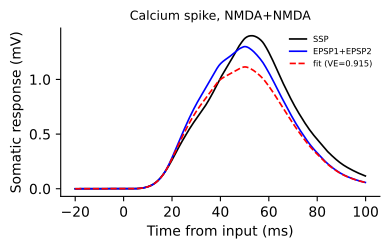

Source code (Python):
import csv
import os
from itertools import zip_longest
from pathlib import Path

import matplotlib.pyplot as plt
import numpy as np

ROOT = Path(__file__).resolve().parents[3]
DATA = ROOT / "nc_final_data" / "FigureS2" / "FigureS2_abc"
SOURCE = ROOT / "nc_final_source_data" / "FigureS2" / "FigureS2_abc"
PANELS = ['b3']
EVENTS = {"a": "Dendritic spike", "b": "Calcium spike", "c": "Plateau"}
PAIRS = {"1": "AMPA+AMPA", "2": "AMPA+NMDA", "3": "NMDA+NMDA"}


def calculate(panel):
    curves = np.load(DATA / ("FigureS2_" + panel) / "curves.npy", allow_pickle=False)
    if curves.ndim != 2 or curves.shape[1] != 4 or not np.isfinite(curves).all():
        raise ValueError("Unexpected plotted curve data")
    time, observed, linear, fit = (np.ascontiguousarray(curves[:, i]) for i in range(4))
    total = float(np.sum((observed - np.mean(observed)) ** 2))
    if total <= 0:
        raise ValueError("Degenerate response variance")
    error = observed - fit
    r2 = float(1.0 - np.sum(error * error) / total)
    result = {"time_ms": time, "ssp_mv": observed, "sum_mv": linear, "fit_mv": fit, "r2": r2}
    output = SOURCE / ("FigureS2_" + panel)
    columns = ("time_ms", "SSP_mV", "EPSP1_plus_EPSP2_mV", "fit_mV")
    write_columns(output / ("FigureS2_" + panel + ".csv"), columns, (time, observed, linear, fit))
    return result


def draw(ax, panel, result):
    time = result["time_ms"]
    ax.plot(time, result["ssp_mv"], color="black", lw=1.2, label="SSP")
    ax.plot(time, result["sum_mv"], color="blue", lw=1.2, label="EPSP1+EPSP2")
    ax.plot(time, result["fit_mv"], color="red", ls="--", lw=1.2, label=f"fit (VE={float(result['r2']):.3f})")
    ax.set_title(EVENTS[panel[0]] + ", " + PAIRS[panel[1]], fontsize=9)
    ax.set_xlabel("Time from input (ms)")
    ax.set_ylabel("Somatic response (mV)")
    ax.legend(frameon=False, fontsize=6)
    ax.spines["top"].set_visible(False)
    ax.spines["right"].set_visible(False)




def write_columns(path, columns, arrays):
    values = [np.asarray(value) for value in arrays]
    if any(value.ndim != 1 for value in values) or len(columns) != len(values):
        raise ValueError("Unexpected source data shape")
    values = [value.astype(np.float64) if value.dtype == np.float32 else value for value in values]
    path.parent.mkdir(parents=True, exist_ok=True)
    temporary = path.with_name(f".{path.name}.{os.getpid()}.tmp")
    try:
        with temporary.open("w", encoding="utf-8", newline="") as stream:
            writer = csv.writer(stream)
            writer.writerow(columns)
            writer.writerows(zip_longest(*values, fillvalue=""))
        os.replace(temporary, path)
    finally:
        if temporary.exists():
            temporary.unlink()


def main():
    if len(PANELS) == 1:
        fig, ax = plt.subplots(figsize=(4.1, 2.6))
        draw(ax, PANELS[0], calculate(PANELS[0]))
    else:
        fig, axes = plt.subplots(3, 3, figsize=(12.4, 7.6))
        for i, panel in enumerate(PANELS):
            draw(axes.flat[i], panel, calculate(panel))
        for y, label in zip((0.965, 0.635, 0.305), ("a", "b", "c")):
            fig.text(0.005, y, label, fontsize=14, fontweight="bold")
    fig.tight_layout()
    fig.savefig(Path(__file__).with_suffix(".pdf"), bbox_inches="tight")
    plt.close(fig)


if __name__ == "__main__":
    main()
